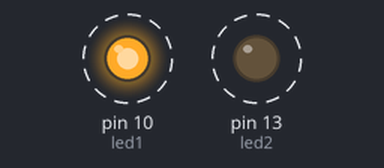
This sketch was run on a simulated Arduino Uno, built with avr-gcc and run on an emulated ATmega328P. Shown: output pins drawn as LEDs (lit = HIGH). Dashed ring = blinking.

Above: at 0.15 s.
Timing chart, 0 to 3.0 s (numbered marks = the images above):
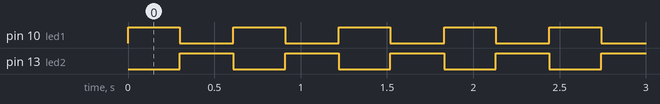

The sketch:

_2ledBlink.ino
```cpp
int led1 = 10;
int led2 = 13;
void setup() {
  // put your setup code here, to run once:
  pinMode(led1,OUTPUT);
  pinMode(led2,OUTPUT);


}

void loop() {
  // put your main code here, to run repeatedly:

    digitalWrite(led1,HIGH);

    digitalWrite(led2,LOW);
    delay(300);

    digitalWrite(led2,HIGH);

    digitalWrite(led1,LOW);
    delay(300);

delay(10);
}
```

Measured:
- by itself, pin 10 (led1): alternates HIGH for 0.30 s and LOW for 0.31 s
- by itself, pin 13 (led2): alternates HIGH for 0.31 s and LOW for 0.30 s
